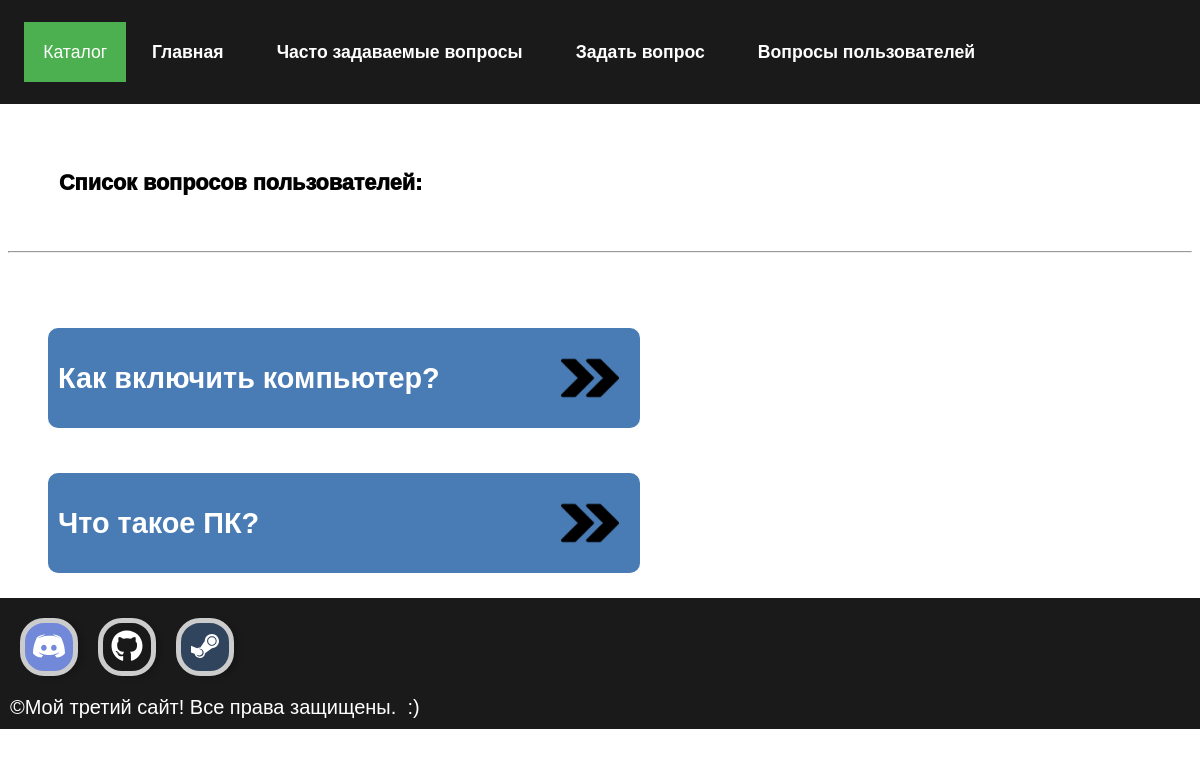
The app's page /all_questions, older data.
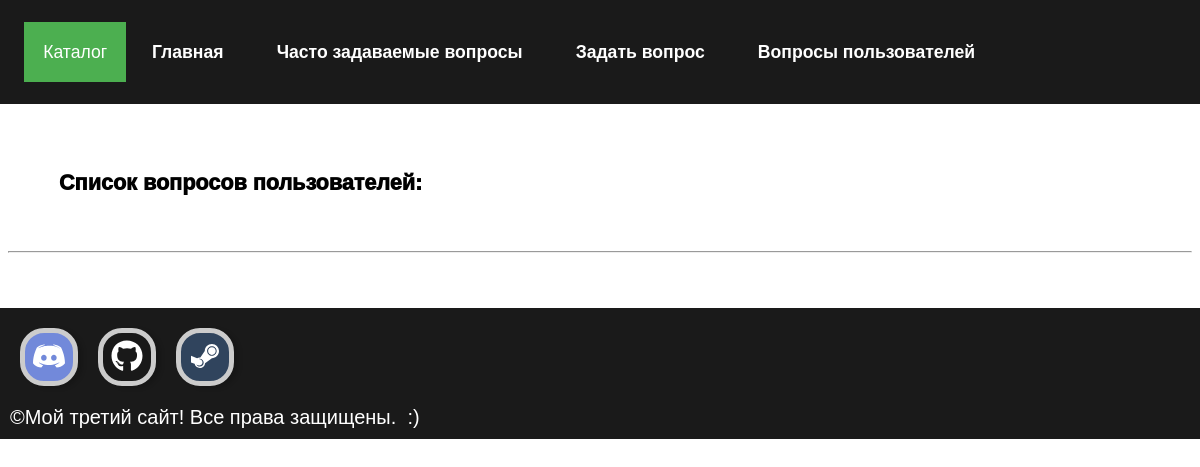
The same page, newer data.
### tables this page shows
CREATE TABLE mainmenu (
id integer primary key autoincrement,
title text not null,
url text not null
);

CREATE TABLE posts (
id integer primary key autoincrement,
title text not null,
text text not null,
time integer not null
);

### app.py (the view)
@app.route('/all_questions', methods=['POST', 'GET'])
def all_questions():  # put application's code here
    db = get_db()
    database = FDataBase(db)
    return render_template('all_questions.html', title='Cписок постов', menu=database.getMenu()
                           , posts=database.getPostAnnoce())

### app.py (called while the page is built)
def connect_db():
    conn = sqlite3.connect(app.config['DATABASE'])
    conn.row_factory = sqlite3.Row
    return conn

def get_db():
    if not hasattr(g, 'link_db'):
        g.link_db = connect_db()
    return g.link_db

### fdatabase.py (called while the page is built)
    def getMenu(self):
        try:
            sql = """SELECT *  FROM mainmenu"""
            self.__cur.execute(sql)
            res = self.__cur.fetchall()
            if res: return res
        except:
            print('Ошибка чтения из БД')
            return []

    def getPostAnnoce(self):
        try:
            self.__cur.execute(f"SELECT id, title, text FROM posts ORDER BY time DESC")
            res = self.__cur.fetchall()
            if res: return res
        except sqlite3.Error as e:
            print("Ошибка получения статей из БД" + str(e))
        return []

### templates/all_questions.html (shortened to what this page needs)
<!DOCTYPE html>
<html lang="ru">
<link rel="stylesheet" href="\static\css\style.css">
<header>
    {% extends "base.html" %}
    {% block content %}
    {{super()}}
</header>
<body>
    <div>
        <h2 class="bd_post">&nbsp;Список вопросов пользователей: </h2>
        <hr>
        <ul class="all-posts">
            {% for p in posts %}
            <li>
                <p class="title"> <a class="link2" href="{{ url_for('showPost', id_post=p.id) }}"> {{ p.title }} <img
                            class=image-all-posts src='/static/img/fast-forward.png'></a></p>
            </li>
            {% endfor %}
        </ul>
    </div>
</body>
<footer>
    <nav class="footer">
        <ul class="box-footer">
            <div class="social discord"><a href="https://discord.gg/rXyJ53z29W" target="_blank"
                    title="Это мой Discord сервер">
                </a>
            </div>
            <div class="social github">
                <a href="https://github.com/XT-max" target="_blank" title="Это мой Github">
                </a>
            </div>
            <div class="social steam">
                <a href="https://steamcommunity.com/profiles/76561198851140146/" target="_blank" title="Это мой Steam">
                </a>
            </div>
        </ul>
        <p class="box2-footer">©Мой третий сайт! Все права защищены.&nbsp;&nbsp;:)</p>
    </nav>
</footer>
{% endblock %}

### templates/base.html (shortened to what this page needs)
<!DOCTYPE html>
<html lang="ru">
<link rel="stylesheet" href="\static\css\style.css">
<body>
    {% block content %}
    {%- block mainmenu -%}
    <header>
        <nav class="menu">
            <nav class="nav">
                <div class="dropdown">
                    <button class="dropbtn">Каталог</button>
                </div>
            </nav>
            <ul class="menu1">
                <a class="link" href="/"> Главная</a>
                <a class="link" href="/questions"> Часто задаваемые вопросы</a>
                {% for m in menu -%}
                <a class="link" href="{{url_for(m.url)}}"> {{m.title}}</a>
                {% endfor -%}
                {% endblock mainmenu -%}
            </ul>
        </nav>
    </header>
    {% endblock %}
</body>
</html>

### static/css/style.css (style rules this page uses)
header { background: #1a1a1a; position: absolute; top: 0%; left: 0%; width: 100%; }
.menu { display: flex; }
.nav { display: flex; align-items: center; margin-right: 2%; margin-left: 2%; }
.menu1 { display: flex; flex-wrap: nowrap; align-items: center; height: 80px; margin: 1% 2% 1% 0%; }
.link { display: flex; text-decoration: none; font-family: 'IBM Plex Sans', sans-serif; color: white; font-size: 110%; white-space: nowrap; margin: 1% 8% 1% 0; font-weight: 700; }
.dropbtn { background-color: #4CAF50; color: white; padding: 30%; font-size: 110%; border: none; }
.dropdown { position: relative; display: inline-block; }
.bd_post { display: flex; word-break: break-all; font-family: 'IBM Plex Sans', sans-serif; flex-wrap: nowrap; margin: 170px 45px 55px 45px; font-size: 135%; color: #000000; font-weight: 999; }
.footer { display: flex; background: #1a1a1a; position: absolute; left: 0%; width: 100%; margin: 25px 0 0 0; flex-direction: column; }
.box-footer { display: flex; padding: 10px 0 0 10px; margin: 0 0 0 0; }
.box2-footer { color: white; font-size: 20px; padding: 10px 0px 10px 10px; margin: 0 0 0 0; font-family: 'IBM Plex Sans', sans-serif; }
.social { display: inline-block; }
.social a { display: block; width: 48px; height: 48px; margin: 10px 10px 10px; text-align: center; color: #fff; border: 5px solid #ccc; border-radius: 24px; box-shadow: 5px 2px 4px rgba(0, 0, 0, 0.15); }
.social svg { margin-top: 7px; width: 32px; height: 32px; }
.discord a { background: #7289da; }
.github a { background: #191919 }
.steam a { background: #30445d }

Row changes from the older to the newer data that the page shows:
removed posts: title "Как включить компьютер?"
removed posts: title "Что такое ПК?"
